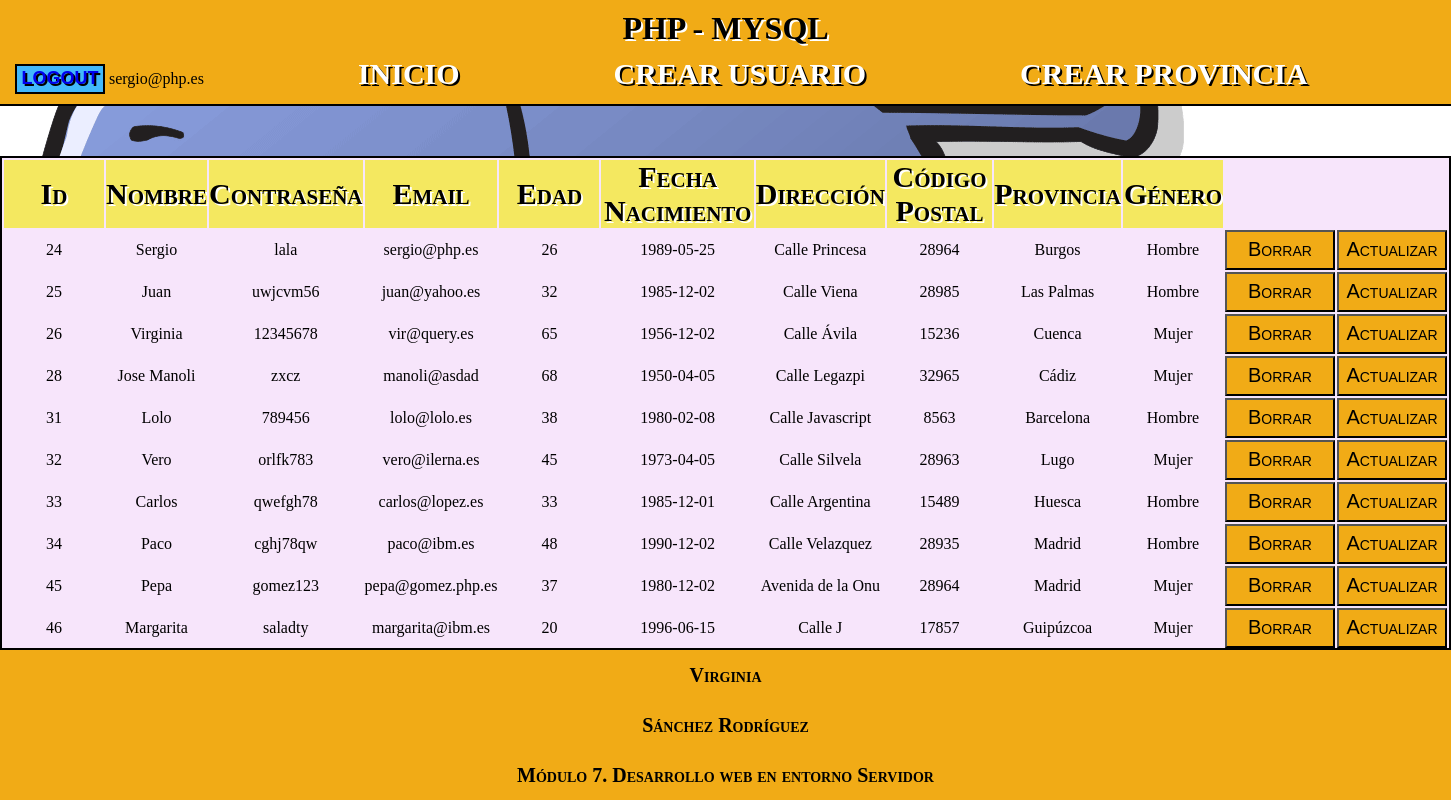
The app's page / (signed in) with its own data.
### tables this page shows
CREATE TABLE `usuarios` (
  `Id` int(11) NOT NULL,
  `Nombre` varchar(30) DEFAULT NULL,
  `Contrasena` varchar(8) NOT NULL,
  `Email` varchar(30) NOT NULL,
  `Edad` int(11) DEFAULT NULL,
  `FechaNacimiento` date DEFAULT NULL,
  `Direccion` varchar(100) DEFAULT NULL,
  `CodigoPostal` int(11) DEFAULT NULL,
  `Provincia` varchar(30) DEFAULT NULL,
  `Genero` varchar(10) DEFAULT NULL
);

### index.php (called while the page is built, shortened)
<?php
	include 'cabecera.php';
	include 'contenido.php';
	include 'pie.php';
?>

### contenido.php (the view, shortened to what this page needs)
<table>
	<tr>
	    <th>Id</th>
	    <th>Nombre</th>
	    <th>Contraseña</th>
	    <th>Email</th>
	    <th>Edad</th>
	    <th>Fecha Nacimiento</th>
	    <th>Dirección</th>
	    <th>Código Postal</th>
	    <th>Provincia</th>
	    <th>Género</th>
	</tr>
<?php
	include 'conexion.php';
	$query = "SELECT * FROM usuarios";
	$registrosPorPagina = 10;
	if(isset($_GET['pagina'])){
		if ($_GET['pagina'] == 1){
			header ("Location:index.php");
		}
		else {
			$pagina = $_GET['pagina'];
		}
	}
	else {
		$pagina = 1;
	}
	$primerRegistro = ($pagina-1)*$registrosPorPagina;
	$resultado = $conexion->query($query);
	$registros = $resultado->fetchAll (PDO::FETCH_OBJ);
	$numeroRegistros = count($registros);
	$numeroPaginas = ceil($numeroRegistros/$registrosPorPagina);
	$queryLimite = "SELECT * FROM usuarios LIMIT $primerRegistro,$registrosPorPagina";
	$resultadoLimite = $conexion->query($queryLimite);
	$registrosLimite = $resultadoLimite->fetchAll (PDO::FETCH_OBJ);
	foreach($registrosLimite as $usuario):
?>
<tr>
	<td> <?php echo $usuario->Id?> </td>
	<td> <?php echo $usuario->Nombre?> </td>
	<td> <?php echo $usuario->Contrasena?> </td>
	<td> <?php echo $usuario->Email?> </td>
	<td> <?php echo $usuario->Edad?> </td>
	<td> <?php echo $usuario->FechaNacimiento?> </td>
	<td> <?php echo $usuario->Direccion?> </td>
	<td> <?php echo $usuario->CodigoPostal?> </td>
	<td> <?php echo $usuario->Provincia?> </td>
	<td> <?php echo $usuario->Genero?> </td>
	<?php
		if(isset($_SESSION['usuario'])){ ?>
			<td>
				<form action="formularioUsuario.php?opcion=borrar" method="POST">
					<input type="submit" value="Borrar" name="borrar" />
				</form>
			</td>
			<td>
				<form action="formularioUsuario.php?opcion=actualizar" method="POST">
					<input type="submit" value="Actualizar" name="actualizar" />
				</form>
			</td>
		<?php }
	?>
</tr>
<?php
	endforeach;
?>
</table>
<div id="paginacion">
	<a href="index.php?pagina=<?php	if ($pagina != 1) {echo $pagina-1;} else {echo '1';}?>"><img src="images/backward2.png" alt="Anterior"></a>
	<?php
		for ($i = 1; $i <= $numeroPaginas; $i++) {
			echo "<a href='?pagina=" . $i . "'>" . $i . "</a> ";
		}
	?>
	<a href="index.php?pagina=<?php	if ($pagina != $numeroPaginas) {echo $pagina+1;} else {echo $numeroPaginas;}  ?>"><img src="images/forward3.png" alt="Posterior"></a>
</div>

### css/estilos.css (style rules this page uses)
* { margin: 0; padding: 0; text-decoration: none; }
body { background: url(../images/phpelephant.png) no-repeat; position: relative; }
table { background: #F7E5FB; border: 2px solid black; width: auto; margin: 50px auto; }
th { min-width: 100px; font-weight: bold; text-shadow: 2px 2px white; font-variant: small-caps; font-size: 30px; background: #F4E860; text-align: center; }
tr { height: 40px; }
td { text-align: center; }
td input { min-width: 100px; font-variant: small-caps; font-size: 20px; background: #F1AB16; width: 110px; height: 40px; }
#paginacion { width: 20%; margin-left: 70%; text-align: center; font-size: 25px; }
#paginacion a { text-decoration: none; margin-right: 15px; margin-left: 15px; }

### records on screen
usuarios: Id "24", Nombre "Sergio", Contrasena "lala", Email "sergio@php.es", Edad "26", FechaNacimiento "1989-05-25", Direccion "Calle Princesa", CodigoPostal "28964", Provincia "Burgos", Genero "Hombre"
usuarios: Id "25", Nombre "Juan", Contrasena "uwjcvm56", Email "juan@yahoo.es", Edad "32", FechaNacimiento "1985-12-02", Direccion "Calle Viena", CodigoPostal "28985", Provincia "Las Palmas", Genero "Hombre"
usuarios: Id "26", Nombre "Virginia", Contrasena "12345678", Email "vir@query.es", Edad "65", FechaNacimiento "1956-12-02", Direccion "Calle Ávila", CodigoPostal "15236", Provincia "Cuenca", Genero "Mujer"
usuarios: Id "28", Nombre "Jose Manoli", Contrasena "zxcz", Email "manoli@asdad", Edad "68", FechaNacimiento "1950-04-05", Direccion "Calle Legazpi", CodigoPostal "32965", Provincia "Cádiz", Genero "Mujer"
usuarios: Id "31", Nombre "Lolo", Contrasena "789456", Email "lolo@lolo.es", Edad "38", FechaNacimiento "1980-02-08", Direccion "Calle Javascript", CodigoPostal "8563", Provincia "Barcelona", Genero "Hombre"
usuarios: Id "32", Nombre "Vero", Contrasena "orlfk783", Email "vero@ilerna.es", Edad "45", FechaNacimiento "1973-04-05", Direccion "Calle Silvela", CodigoPostal "28963", Provincia "Lugo", Genero "Mujer"
usuarios: Id "33", Nombre "Carlos", Contrasena "qwefgh78", Email "carlos@lopez.es", Edad "33", FechaNacimiento "1985-12-01", Direccion "Calle Argentina", CodigoPostal "15489", Provincia "Huesca", Genero "Hombre"
usuarios: Id "34", Nombre "Paco", Contrasena "cghj78qw", Email "paco@ibm.es", Edad "48", FechaNacimiento "1990-12-02", Direccion "Calle Velazquez", CodigoPostal "28935", Provincia "Madrid", Genero "Hombre"
usuarios: Id "45", Nombre "Pepa", Contrasena "gomez123", Email "pepa@gomez.php.es", Edad "37", FechaNacimiento "1980-12-02", Direccion "Avenida de la Onu", CodigoPostal "28964", Provincia "Madrid", Genero "Mujer"
usuarios: Id "46", Nombre "Margarita", Contrasena "saladty", Email "margarita@ibm.es", Edad "20", FechaNacimiento "1996-06-15", Direccion "Calle J", CodigoPostal "17857", Provincia "Guipúzcoa", Genero "Mujer"

### other values on screen
$_SESSION['usuario'] "sergio@php.es"
